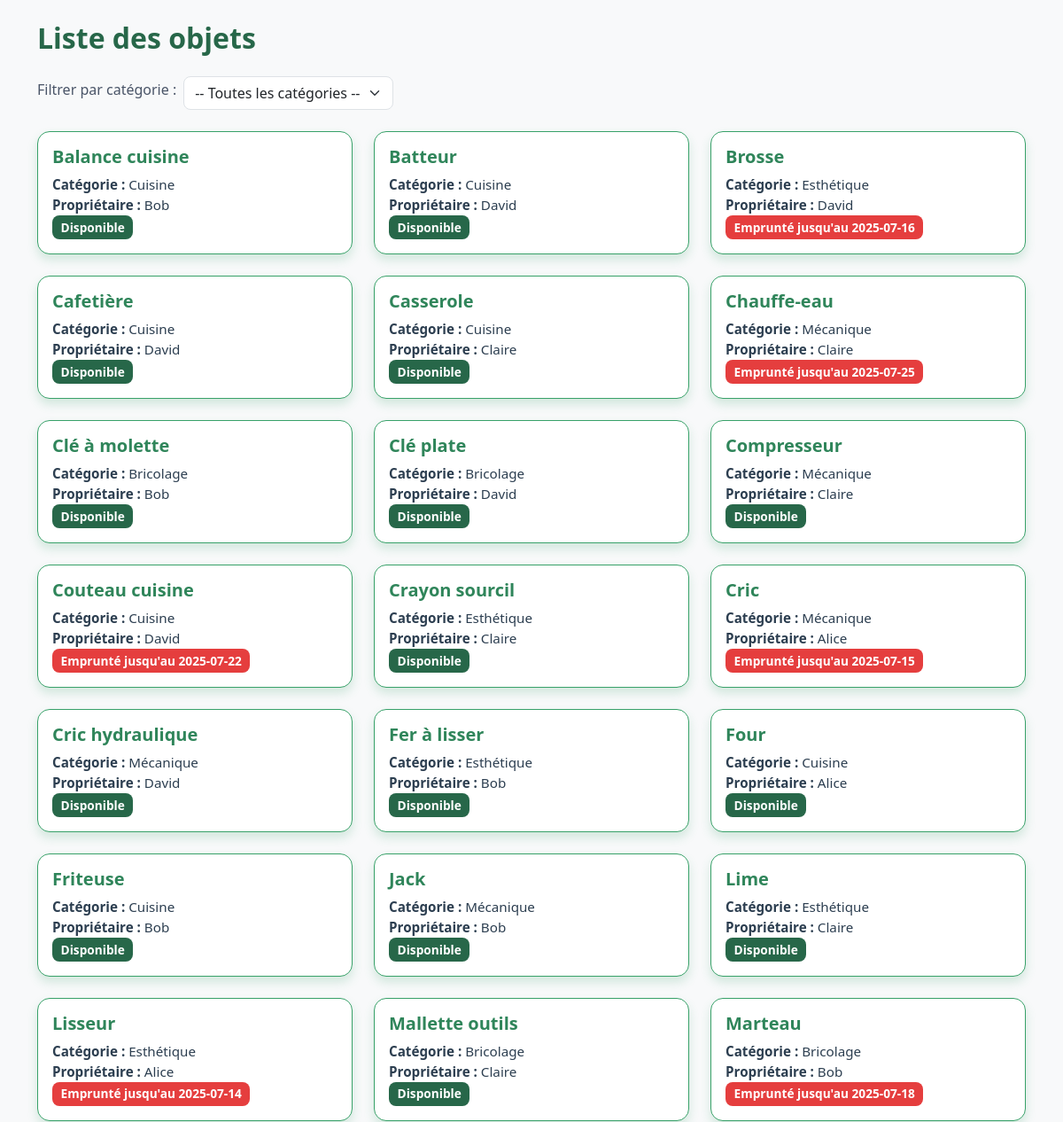
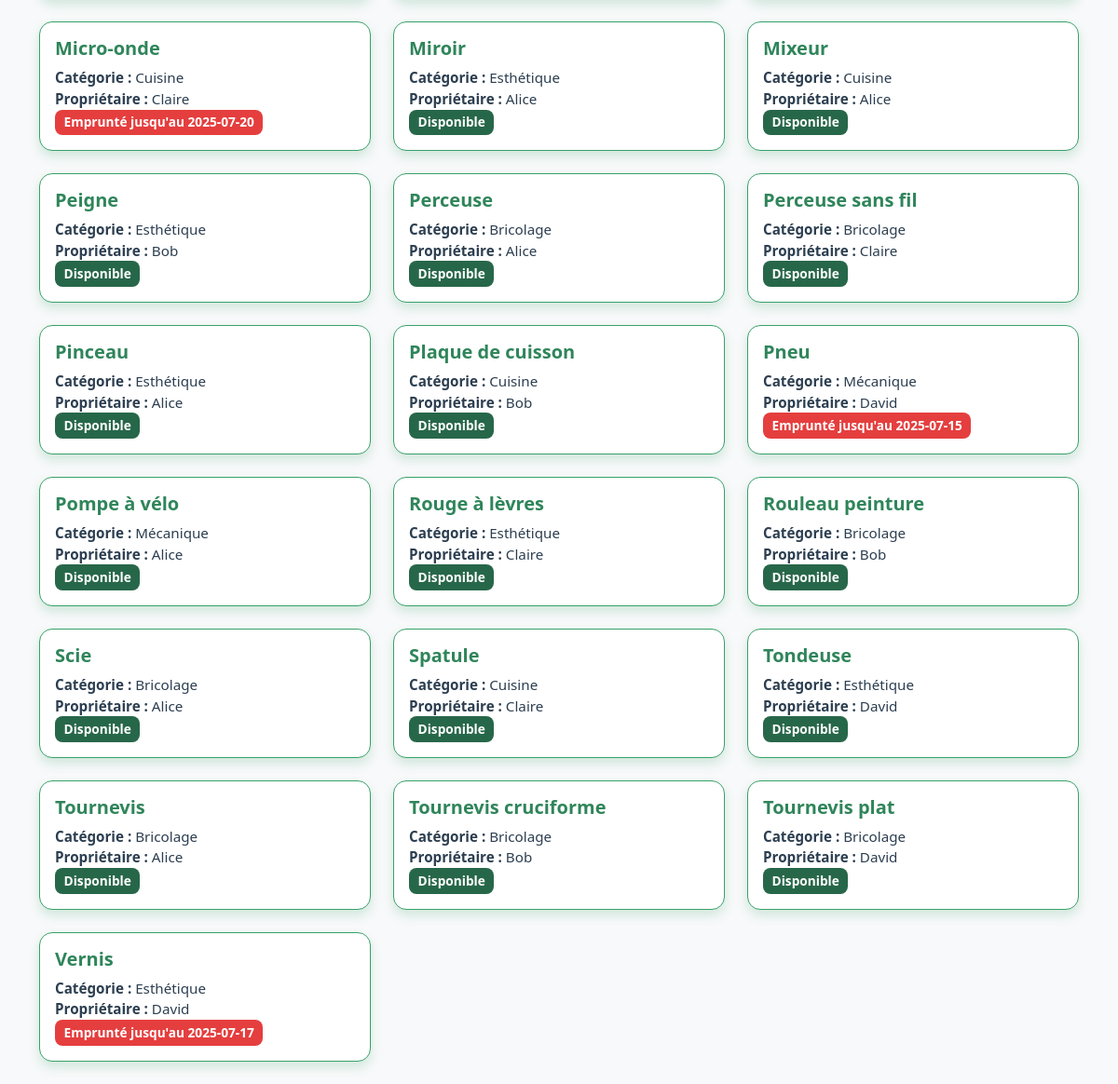
Page /pages/accueil.php on the committed database (2 pictures, top to bottom).
### tables this page shows
CREATE TABLE exam_objet (
  id_objet INT AUTO_INCREMENT PRIMARY KEY,
  nom_objet VARCHAR(100),
  id_categorie INT,
  id_membre INT,
  FOREIGN KEY (id_categorie) REFERENCES exam_categorie_objet(id_categorie),
  FOREIGN KEY (id_membre) REFERENCES exam_membre(id_membre)
);

CREATE TABLE exam_categorie_objet (
  id_categorie INT AUTO_INCREMENT PRIMARY KEY,
  nom_categorie VARCHAR(100)
);

CREATE TABLE exam_membre (
  id_membre INT AUTO_INCREMENT PRIMARY KEY,
  nom VARCHAR(100),
  date_naissance DATE,
  genre VARCHAR(10),
  email VARCHAR(100),
  ville VARCHAR(100),
  mdp VARCHAR(255),
  image_profil VARCHAR(255)
);

### inc/fonction.php (called while the page is built, shortened)
<?php
function getObjets($conn, $filtre = '') {
    $filtre = intval($filtre);
    $sql = "
    SELECT o.*, c.nom_categorie, m.nom AS proprietaire,
      (
        SELECT date_retour FROM exam_emprunt e
        WHERE e.id_objet = o.id_objet
        ORDER BY e.id_emprunt DESC LIMIT 1
      ) AS date_retour
    FROM exam_objet o
    JOIN exam_categorie_objet c ON o.id_categorie = c.id_categorie
    JOIN exam_membre m ON o.id_membre = m.id_membre
    ";
    $sql .= " ORDER BY o.nom_objet ASC";
    return mysqli_query($conn, $sql);
}
?>

### pages/accueil.php (the view, shortened to what this page needs)
<?php
require '../inc/fonction.php';
$conn = dbconnect();
$filtre = $_GET['cat'] ?? '';
$objets = getObjets($conn, $filtre);
?>
<!DOCTYPE html>
<html lang="fr">
<head>
  <link href="../assets/bootstrap/css/bootstrap.min.css" rel="stylesheet">
  <link rel="stylesheet" href="../assets/css/style.css">
</head>
<body class="bg-light">
<div class="container mt-4">
  <h2 class="mb-4">Liste des objets</h2>
  <form method="GET" class="mb-4">
    <div class="row g-2 align-items-center">
      <div class="col-auto">
        <label for="cat" class="form-label">Filtrer par catégorie :</label>
      </div>
      <div class="col-auto">
        <select name="cat" id="cat" class="form-select" onchange="this.form.submit()">
          <option value="">-- Toutes les catégories --</option>
        </select>
      </div>
    </div>
  </form>
  <div class="row">
    <?php while ($objet = mysqli_fetch_assoc($objets)): ?>
      <div class="col-md-4 mb-4">
     <div class="card h-100 custom-card">
          <div class="card-body">
            <h5 class="card-title"><?= htmlspecialchars($objet['nom_objet']) ?></h5>
            <p class="card-text">
              <strong>Catégorie :</strong> <?= htmlspecialchars($objet['nom_categorie']) ?><br>
              <strong>Propriétaire :</strong> <?= htmlspecialchars($objet['proprietaire']) ?><br>
              <?php if (!empty($objet['date_retour']) && $objet['date_retour'] >= date('Y-m-d')): ?>
                <span class="badge bg-danger">Emprunté jusqu'au <?= $objet['date_retour'] ?></span>
              <?php else: ?>
                <span class="badge bg-success">Disponible</span>
              <?php endif; ?>
            </p>
          </div>
        </div>
      </div>
    <?php endwhile; ?>
  </div>
</div>
</body>
</html>

### assets/css/style.css (style rules this page uses)
body { background-color: #f4f6f9; font-family: 'Segoe UI', Tahoma, Geneva, Verdana, sans-serif; color: #2c3e50; }
.card { border: none; border-radius: 12px; background-color: #ffffff; box-shadow: 0 8px 16px rgba(0, 0, 0, 0.1); transition: transform 0.2s; }
h2, h3 { color: #276749; font-weight: bold; }
.form-label { color: #4a5568; font-weight: 500; }
.form-select { border-radius: 8px; }
.badge { font-size: 0.9em; padding: 0.5em 0.7em; border-radius: 8px; }
.custom-card { border: 1px solid #38a169; border-radius: 14px; background-color: #ffffff; box-shadow: 0 6px 12px rgba(56, 161, 105, 0.2); transition: transform 0.2s ease, box-shadow 0.3s ease; }
.custom-card .card-title { color: #2f855a; font-weight: 600; font-size: 1.25rem; }
.custom-card .card-text { font-size: 0.95rem; color: #2c3e50; }
.badge.bg-success { background-color: #276749 !important; }
.badge.bg-danger { background-color: #e53e3e !important; }

### rows in the picture
exam_objet: nom_objet "Balance cuisine", id_categorie.nom_categorie "Cuisine", id_membre.nom "Bob", shows "Disponible"
exam_objet: nom_objet "Batteur", id_categorie.nom_categorie "Cuisine", id_membre.nom "David", shows "Disponible"
exam_objet: nom_objet "Brosse", id_categorie.nom_categorie "Esthétique", id_membre.nom "David", date_retour "2025-07-16"
exam_objet: nom_objet "Cafetière", id_categorie.nom_categorie "Cuisine", id_membre.nom "David", shows "Disponible"
exam_objet: nom_objet "Casserole", id_categorie.nom_categorie "Cuisine", id_membre.nom "Claire", shows "Disponible"
exam_objet: nom_objet "Chauffe-eau", id_categorie.nom_categorie "Mécanique", id_membre.nom "Claire", date_retour "2025-07-25"
exam_objet: nom_objet "Clé à molette", id_categorie.nom_categorie "Bricolage", id_membre.nom "Bob", shows "Disponible"
exam_objet: nom_objet "Clé plate", id_categorie.nom_categorie "Bricolage", id_membre.nom "David", shows "Disponible"
exam_objet: nom_objet "Compresseur", id_categorie.nom_categorie "Mécanique", id_membre.nom "Claire", shows "Disponible"
exam_objet: nom_objet "Couteau cuisine", id_categorie.nom_categorie "Cuisine", id_membre.nom "David", date_retour "2025-07-22"
exam_objet: nom_objet "Crayon sourcil", id_categorie.nom_categorie "Esthétique", id_membre.nom "Claire", shows "Disponible"
exam_objet: nom_objet "Cric", id_categorie.nom_categorie "Mécanique", id_membre.nom "Alice", date_retour "2025-07-15"
exam_objet: nom_objet "Cric hydraulique", id_categorie.nom_categorie "Mécanique", id_membre.nom "David", shows "Disponible"
exam_objet: nom_objet "Fer à lisser", id_categorie.nom_categorie "Esthétique", id_membre.nom "Bob", shows "Disponible"
exam_objet: nom_objet "Four", id_categorie.nom_categorie "Cuisine", id_membre.nom "Alice", shows "Disponible"
exam_objet: nom_objet "Friteuse", id_categorie.nom_categorie "Cuisine", id_membre.nom "Bob", shows "Disponible"
exam_objet: nom_objet "Jack", id_categorie.nom_categorie "Mécanique", id_membre.nom "Bob", shows "Disponible"
exam_objet: nom_objet "Lime", id_categorie.nom_categorie "Esthétique", id_membre.nom "Claire", shows "Disponible"
exam_objet: nom_objet "Lisseur", id_categorie.nom_categorie "Esthétique", id_membre.nom "Alice", date_retour "2025-07-14"
exam_objet: nom_objet "Mallette outils", id_categorie.nom_categorie "Bricolage", id_membre.nom "Claire", shows "Disponible"
exam_objet: nom_objet "Marteau", id_categorie.nom_categorie "Bricolage", id_membre.nom "Bob", date_retour "2025-07-18"
exam_objet: nom_objet "Micro-onde", id_categorie.nom_categorie "Cuisine", id_membre.nom "Claire", date_retour "2025-07-20"
exam_objet: nom_objet "Miroir", id_categorie.nom_categorie "Esthétique", id_membre.nom "Alice", shows "Disponible"
exam_objet: nom_objet "Mixeur", id_categorie.nom_categorie "Cuisine", id_membre.nom "Alice", shows "Disponible"
exam_objet: nom_objet "Peigne", id_categorie.nom_categorie "Esthétique", id_membre.nom "Bob", shows "Disponible"
exam_objet: nom_objet "Perceuse", id_categorie.nom_categorie "Bricolage", id_membre.nom "Alice", shows "Disponible"
exam_objet: nom_objet "Perceuse sans fil", id_categorie.nom_categorie "Bricolage", id_membre.nom "Claire", shows "Disponible"
exam_objet: nom_objet "Pinceau", id_categorie.nom_categorie "Esthétique", id_membre.nom "Alice", shows "Disponible"
exam_objet: nom_objet "Plaque de cuisson", id_categorie.nom_categorie "Cuisine", id_membre.nom "Bob", shows "Disponible"
exam_objet: nom_objet "Pneu", id_categorie.nom_categorie "Mécanique", id_membre.nom "David", date_retour "2025-07-15"
exam_objet: nom_objet "Pompe à vélo", id_categorie.nom_categorie "Mécanique", id_membre.nom "Alice", shows "Disponible"
exam_objet: nom_objet "Rouge à lèvres", id_categorie.nom_categorie "Esthétique", id_membre.nom "Claire", shows "Disponible"
exam_objet: nom_objet "Rouleau peinture", id_categorie.nom_categorie "Bricolage", id_membre.nom "Bob", shows "Disponible"
exam_objet: nom_objet "Scie", id_categorie.nom_categorie "Bricolage", id_membre.nom "Alice", shows "Disponible"
exam_objet: nom_objet "Spatule", id_categorie.nom_categorie "Cuisine", id_membre.nom "Claire", shows "Disponible"
exam_objet: nom_objet "Tondeuse", id_categorie.nom_categorie "Esthétique", id_membre.nom "David", shows "Disponible"
exam_objet: nom_objet "Tournevis", id_categorie.nom_categorie "Bricolage", id_membre.nom "Alice", shows "Disponible"
exam_objet: nom_objet "Tournevis cruciforme", id_categorie.nom_categorie "Bricolage", id_membre.nom "Bob", shows "Disponible"
exam_objet: nom_objet "Tournevis plat", id_categorie.nom_categorie "Bricolage", id_membre.nom "David", shows "Disponible"
exam_objet: nom_objet "Vernis", id_categorie.nom_categorie "Esthétique", id_membre.nom "David", date_retour "2025-07-17"
